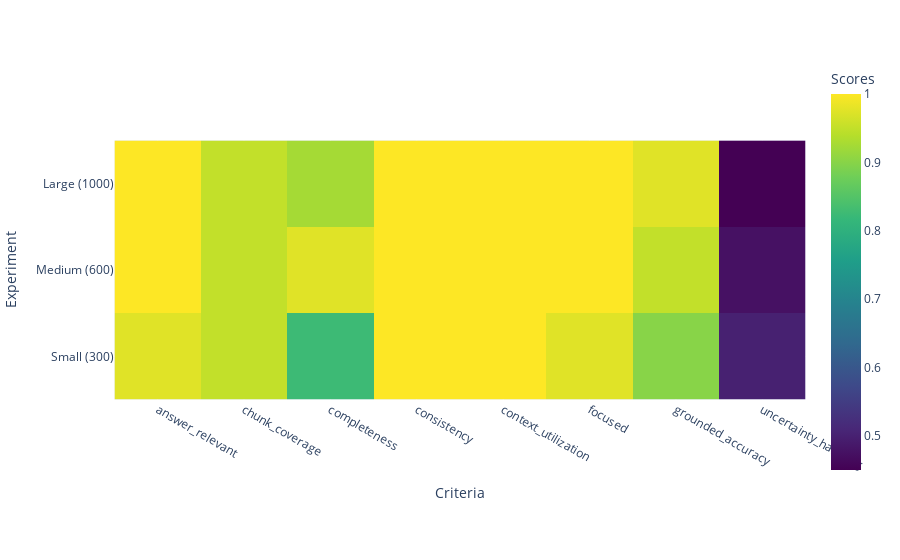

The cell this chart's notebook holds for it:
### Code cell
import plotly.express as px

combined_results = pd.concat([small, medium, large])
combined_results.reset_index(inplace=True)
matrix = combined_results.pivot(index="Experiment", columns="index", values="Score")
fig = px.imshow(
    matrix, 
    color_continuous_scale="Viridis",
    labels=dict(color="Scores")
)
fig.update_layout(xaxis_title="Criteria", yaxis_title="Experiment")
fig.show()

### Figure 1 — Plotly figure (JSON) as saved in the notebook; plotly's stock layout.template omitted (floating-point values rounded to 4 significant figures)
{"data": [{"coloraxis": "coloraxis", "hovertemplate": "index: %{x}<br>Experiment: %{y}<br>Scores: %{z}<extra></extra>", "name": "0", "type": "heatmap", "x": ["answer_relevant", "chunk_coverage", "completeness", "consistency", "context_utilization", "focused", "grounded_accuracy", "uncertainty_handling"], "xaxis": "x", "y": ["Large (1000)", "Medium (600)", "Small (300)"], "yaxis": "y", "z": [[1.0, 0.95, 0.925, 1.0, 1.0, 1.0, 0.975, 0.45], [1.0, 0.95, 0.975, 1.0, 1.0, 1.0, 0.95, 0.475], [0.975, 0.95, 0.825, 1.0, 1.0, 0.975, 0.9, 0.5]]}], "layout": {"coloraxis": {"colorbar": {"title": {"text": "Scores"}}, "colorscale": [[0, "#440154"], [0.1111, "#482878"], [0.2222, "#3e4989"], [0.3333, "#31688e"], [0.4444, "#26828e"], [0.5556, "#1f9e89"], [0.6667, "#35b779"], [0.7778, "#6ece58"], [0.8889, "#b5de2b"], [1, "#fde725"]]}, "margin": {"t": 60}, "xaxis": {"anchor": "y", "constrain": "domain", "domain": [0, 1], "scaleanchor": "y", "title": {"text": "Criteria"}}, "yaxis": {"anchor": "x", "autorange": "reversed", "constrain": "domain", "domain": [0, 1], "title": {"text": "Experiment"}}}}
